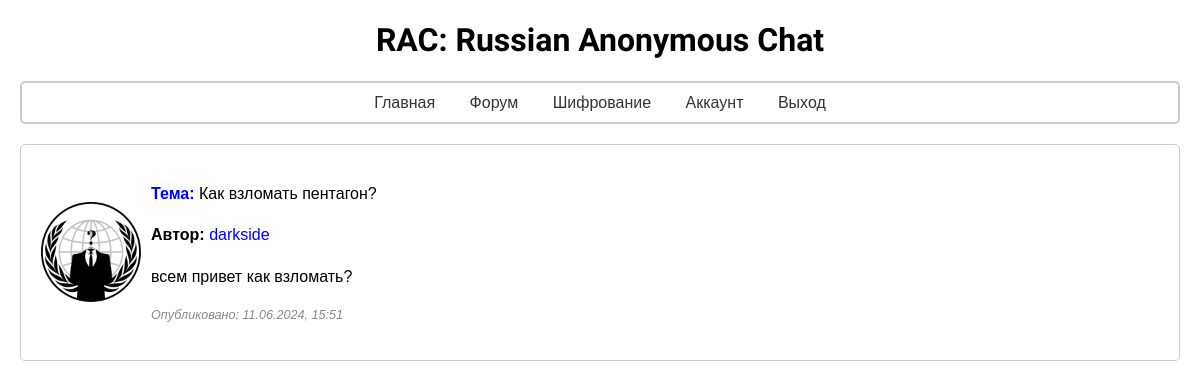
The app's page /forum/post/1 (signed in) with its own data.
### manager/models.py (models this page shows)
class Post(db.Model):
    id = db.Column(db.Integer, primary_key=True)
    title = db.Column(db.String(150))
    text = db.Column(db.Text)
    user_id = db.Column(db.Integer, db.ForeignKey('user.id'))
    date_post = db.Column(db.DateTime, default=datetime.now)
    category_id = db.Column(db.Integer, db.ForeignKey('category.id'), nullable=False, default=1)
    category = db.relationship('Category', backref=db.backref('posts', lazy=True))

class User(db.Model, UserMixin):
    id = db.Column(db.Integer, primary_key=True)
    login = db.Column(db.String(100), unique=True)
    password = db.Column(db.String(100))
    avatar = db.Column(db.String(120), default=None)
    posts = db.relationship("Post", backref="author")
    date_user = db.Column(db.DateTime, default=datetime.now)
    last_online = db.Column(db.DateTime, default=datetime.now)

### user/forum.py (the view)
@app.route("/forum/post/<int:post_id>")
@login_required
def post(post_id):
    post = Post.query.filter_by(id=post_id).first()
    if not post:
        abort(404)
    return render_template("user/main/post.html", post=post)

### user/session.py (called while the page is built)
@login_manager.user_loader
def load_user(user_id):
    return User.query.get(int(user_id))

### app/templates/user/main/post.html (shortened to what this page needs)
<!DOCTYPE html>
<head>
    {% include "user/include/links.html" %}
    <link rel="stylesheet" href="{{ url_for('static', filename='user/post.css') }}">
</head>
<body>
    <h1 class="logo">RAC: Russian Anonymous Chat</h1>
    <div class="container">
        <div class="menu">
            {% include "user/include/menu.html" %}
        </div>
        <div class="post">
            <div class="avatar">
                {% if post.user_id.avatar %}
                <img src="{{ url_for('static', filename='uploads/' + post.user_id.avatar) }}">
                {% else %}
                <img src="{{ url_for('static', filename='photo/1.png' ) }}">
                {% endif %}
            </div>
            <div class="content">
                <p><strong class="title">Тема:</strong> {{ post.title }}</p>
                <p><strong>Автор: </strong><a href="{{ url_for('get_account', username=post.author.login) }}">{{ post.author.login }}</a></p>
                <p><strong></strong>{{ post.text | safe }}</p>
                <p class="time">Опубликовано: {{ post.date_post.strftime('%d.%m.%Y, %H:%M') }}</p>
            </div>
        </div>
    </div>
</body>
</html>

### app/static/user/post.css (style rules this page uses)
body { font-family: Arial, sans-serif; margin: 0; padding: 0; }
.container { max-width: 2000px; margin: 20px auto; padding: 0 20px; }
.menu { padding: 10px; border-radius: 5px; margin-bottom: 20px; border: 2px solid #ccc; }
.post .time { color: #888; font-size: 0.9em; font-style: italic; }
.post { display: flex; align-items: center; margin-bottom: 20px; padding: 20px; border: 1px solid #ccc; border-radius: 5px; }
.post p { font-size: 16px; line-height: 1.6; margin-bottom: 15px; }
.title { color: blue; }
.post .content { font-size: 14px; line-height: 1.5; }
.post .avatar img { width: 100%; height: 100%; object-fit: cover; border-radius: 0; }
.post .avatar { width: 100px; height: 100px; margin-right: 10px; }
.logo { text-align: center; font-family: "UnifrakturCook"; font-weight: 1000; font-style: normal; }
a { text-decoration: none; color: blue; }

### records on screen
Post: title "Как взломать пентагон?", text "всем привет как взломать?", date_post "11.06.2024, 15:51"
User: author.login "darkside"
